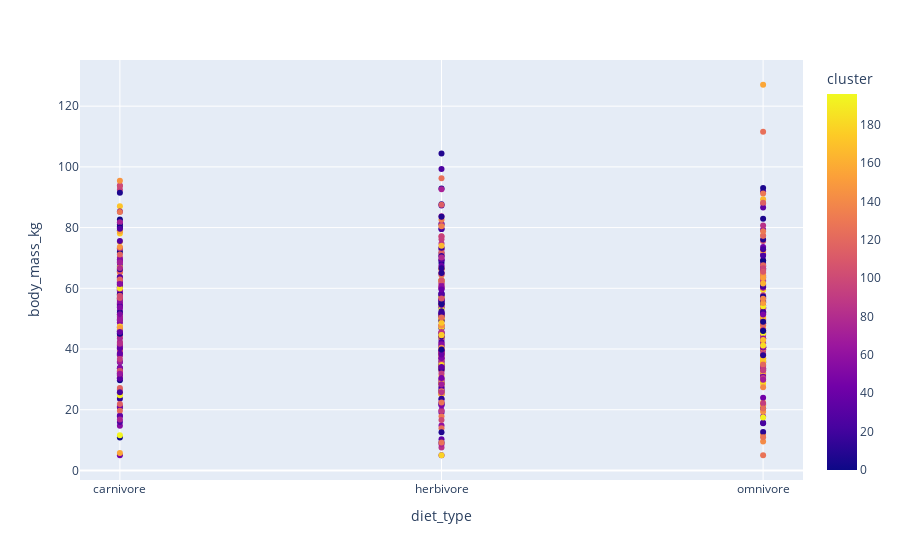

The cell this chart's notebook holds for it:
### Code cell
# Cruzamento entre diet_type e body_mass_kg, apresentando os clusters
px.scatter(df, x='diet_type', y='body_mass_kg', color='cluster')

### Figure 1 — Plotly figure (JSON) as saved in the notebook; plotly's stock layout.template omitted (floating-point values rounded to 4 significant figures; data arrays with more than 128 entries replaced by an {"elided": "..."} marker saying what was removed)
{"data": [{"hovertemplate": "diet_type=%{x}<br>body_mass_kg=%{y}<br>cluster=%{marker.color}<extra></extra>", "legendgroup": "", "marker": {"color": {"elided": "600 int values"}, "coloraxis": "coloraxis", "symbol": "circle"}, "mode": "markers", "name": "", "orientation": "v", "showlegend": false, "type": "scatter", "x": {"elided": "600 str values"}, "xaxis": "x", "y": {"elided": "600 float values"}, "yaxis": "y"}], "layout": {"coloraxis": {"colorbar": {"title": {"text": "cluster"}}, "colorscale": [[0, "#0d0887"], [0.1111, "#46039f"], [0.2222, "#7201a8"], [0.3333, "#9c179e"], [0.4444, "#bd3786"], [0.5556, "#d8576b"], [0.6667, "#ed7953"], [0.7778, "#fb9f3a"], [0.8889, "#fdca26"], [1, "#f0f921"]]}, "legend": {"tracegroupgap": 0}, "margin": {"t": 60}, "xaxis": {"anchor": "y", "domain": [0, 1], "title": {"text": "diet_type"}}, "yaxis": {"anchor": "x", "domain": [0, 1], "title": {"text": "body_mass_kg"}}}}
